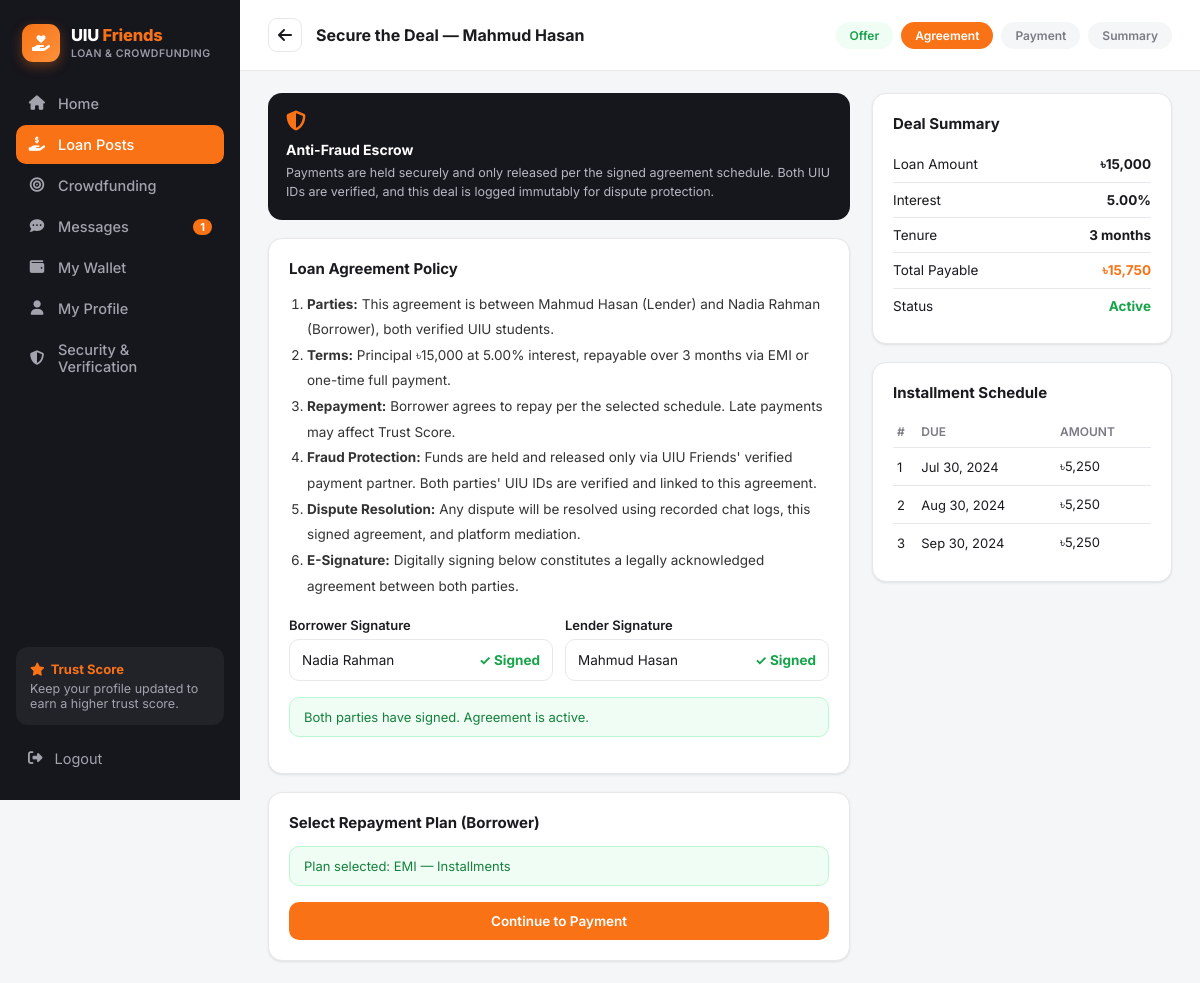
Screenshot of /agreement.php?id=1 (signed in) with the database file from the repository.
### tables this page shows
CREATE TABLE agreements (
    id                  INT AUTO_INCREMENT PRIMARY KEY,
    loan_post_id        INT NOT NULL,
    offer_id            INT NOT NULL,
    borrower_id         INT NOT NULL,
    lender_id           INT NOT NULL,
    principal           DECIMAL(12,2) NOT NULL,
    interest_rate       DECIMAL(5,2)  NOT NULL,
    tenure_months       INT NOT NULL,
    total_payable       DECIMAL(12,2) NOT NULL,
    repayment_plan      ENUM('emi','full') DEFAULT NULL,
    borrower_signed     TINYINT(1) NOT NULL DEFAULT 0,
    lender_signed       TINYINT(1) NOT NULL DEFAULT 0,
    status              ENUM('pending_confirmation','active','completed','disputed') NOT NULL DEFAULT 'pending_confirmation',
    created_at          DATETIME NOT NULL DEFAULT CURRENT_TIMESTAMP,
    FOREIGN KEY (loan_post_id) REFERENCES loan_posts(id) ON DELETE CASCADE,
    FOREIGN KEY (offer_id) REFERENCES loan_offers(id) ON DELETE CASCADE,
    FOREIGN KEY (borrower_id) REFERENCES users(id) ON DELETE CASCADE,
    FOREIGN KEY (lender_id) REFERENCES users(id) ON DELETE CASCADE
);

CREATE TABLE users (
    id                      INT AUTO_INCREMENT PRIMARY KEY,
    full_name               VARCHAR(120)  NOT NULL,
    email                   VARCHAR(150)  NOT NULL UNIQUE,
    password_hash           VARCHAR(255)  NOT NULL,
    student_id              VARCHAR(30)   NOT NULL UNIQUE,
    department              VARCHAR(20)   NOT NULL,
    batch                   VARCHAR(10)   NOT NULL,
    phone                   VARCHAR(20)   DEFAULT NULL,
    avatar                  VARCHAR(255)  DEFAULT 'assets/img/default-avatar.svg',
    role                    ENUM('user','admin') NOT NULL DEFAULT 'user',
    trust_score             DECIMAL(3,2)  NOT NULL DEFAULT 4.00,
    uiu_id_verified         TINYINT(1)    NOT NULL DEFAULT 0,
    email_verified          TINYINT(1)    NOT NULL DEFAULT 0,
    phone_verified          TINYINT(1)    NOT NULL DEFAULT 0,
    payment_linked          TINYINT(1)    NOT NULL DEFAULT 0,
    agreement_accepted      TINYINT(1)    NOT NULL DEFAULT 0,
    status                  ENUM('active','suspended') NOT NULL DEFAULT 'active',
    created_at              DATETIME      NOT NULL DEFAULT CURRENT_TIMESTAMP
);

CREATE TABLE installments (
    id              INT AUTO_INCREMENT PRIMARY KEY,
    agreement_id    INT NOT NULL,
    installment_no  INT NOT NULL,
    due_date        DATE NOT NULL,
    amount          DECIMAL(12,2) NOT NULL,
    status          ENUM('due','paid','late') NOT NULL DEFAULT 'due',
    FOREIGN KEY (agreement_id) REFERENCES agreements(id) ON DELETE CASCADE
);

### includes/functions.php (called while the page is built, shortened)
<?php
require_once __DIR__ . '/../config/db.php';
function is_logged_in(): bool {
    return isset($_SESSION['user_id']);
}
function current_user(): ?array {
    global $pdo;
    $stmt = $pdo->prepare("SELECT * FROM users WHERE id = ?");
    $stmt->execute([$_SESSION['user_id']]);
    $cache = $stmt->fetch();
    return $cache;
}
function e(?string $str): string {
    return htmlspecialchars($str ?? '', ENT_QUOTES, 'UTF-8');
}
function taka(float $amount): string {
    return '৳' . number_format($amount, $amount == floor($amount) ? 0 : 2);
}

### agreement.php (the view, shortened to what this page needs)
<?php
require_once __DIR__ . '/includes/functions.php';
$u = current_user();
$id = (int)($_GET['id'] ?? 0);
$stmt = $pdo->prepare("SELECT a.*, lp.purpose,
    bu.full_name borrower_name, bu.avatar borrower_avatar, bu.uiu_id_verified borrower_verified,
    lu.full_name lender_name, lu.avatar lender_avatar, lu.uiu_id_verified lender_verified
    FROM agreements a
    JOIN loan_posts lp ON lp.id = a.loan_post_id
    JOIN users bu ON bu.id = a.borrower_id
    JOIN users lu ON lu.id = a.lender_id
    WHERE a.id = ?");
$stmt->execute([$id]);
$ag = $stmt->fetch();
$isBorrower = $ag['borrower_id'] == $u['id'];
$isLender   = $ag['lender_id'] == $u['id'];
$installments = $pdo->prepare("SELECT * FROM installments WHERE agreement_id=? ORDER BY installment_no");
$installments->execute([$id]);
$installments = $installments->fetchAll();
include __DIR__ . '/includes/header.php';
?>
<div class="app-shell">
  <?php include __DIR__ . '/includes/sidebar.php'; ?>
  <div class="main-area">
    <div class="page-header">
      <a href="loan_details.php?id=<?= $ag['loan_post_id'] ?>" class="back-btn"><i class="fa-solid fa-arrow-left"></i></a>
      <h1>Secure the Deal — <?= e($isBorrower ? $ag['lender_name'] : $ag['borrower_name']) ?></h1>
      <div class="steps-row">
        <span class="step done">Offer</span>
        <span class="step active">Agreement</span>
        <span class="step">Payment</span>
        <span class="step">Summary</span>
      </div>
    </div>
    <div class="detail-wrap">
      <div class="detail-main">
        <div class="safety-box">
          <i class="fa-solid fa-shield-halved"></i>
          <h4>Anti-Fraud Escrow</h4>
          <p>Payments are held securely and only released per the signed agreement schedule. Both UIU IDs are verified, and this deal is logged immutably for dispute protection.</p>
        </div>
        <div class="card">
          <h3>Loan Agreement Policy</h3>
          <ol style="font-size:13.5px;line-height:1.9;color:#333;padding-left:18px;">
            <li><strong>Parties:</strong> This agreement is between <?= e($ag['lender_name']) ?> (Lender) and <?= e($ag['borrower_name']) ?> (Borrower), both verified UIU students.</li>
            <li><strong>Terms:</strong> Principal <?= taka($ag['principal']) ?> at <?= $ag['interest_rate'] ?>% interest, repayable over <?= $ag['tenure_months'] ?> months via EMI or one-time full payment.</li>
            <li><strong>Repayment:</strong> Borrower agrees to repay per the selected schedule. Late payments may affect Trust Score.</li>
            <li><strong>Fraud Protection:</strong> Funds are held and released only via UIU Friends' verified payment partner. Both parties' UIU IDs are verified and linked to this agreement.</li>
            <li><strong>Dispute Resolution:</strong> Any dispute will be resolved using recorded chat logs, this signed agreement, and platform mediation.</li>
            <li><strong>E-Signature:</strong> Digitally signing below constitutes a legally acknowledged agreement between both parties.</li>
          </ol>
          <div class="form-row" style="margin-top:18px;">
            <div class="form-group">
              <label>Borrower Signature</label>
              <div class="info-row" style="border:1px solid var(--border);border-radius:10px;padding:12px;">
                <span><?= e($ag['borrower_name']) ?></span>
                <span class="val <?= $ag['borrower_signed'] ? 'green' : '' ?>"><?= $ag['borrower_signed'] ? '✓ Signed' : 'Pending' ?></span>
              </div>
            </div>
            <div class="form-group">
              <label>Lender Signature</label>
              <div class="info-row" style="border:1px solid var(--border);border-radius:10px;padding:12px;">
                <span><?= e($ag['lender_name']) ?></span>
                <span class="val <?= $ag['lender_signed'] ? 'green' : '' ?>"><?= $ag['lender_signed'] ? '✓ Signed' : 'Pending' ?></span>
              </div>
            </div>
          </div>
          <?php if (($isBorrower && !$ag['borrower_signed']) || ($isLender && !$ag['lender_signed'])): ?>
            <form method="post">
              <input type="hidden" name="csrf" value="<?= csrf_token() ?>">
              <input type="hidden" name="sign" value="1">
              <button type="submit" class="btn btn-dark btn-block"><i class="fa-solid fa-signature"></i> Sign as <?= e($u['full_name']) ?></button>
            </form>
          <?php elseif ($ag['status'] === 'pending_confirmation'): ?>
            <div class="alert alert-info">Waiting for the other party to sign.</div>
          <?php else: ?>
            <div class="alert alert-success">Both parties have signed. Agreement is active.</div>
          <?php endif; ?>
        </div>
        <?php if ($ag['status'] === 'active' && $isBorrower): ?>
        <div class="card">
          <h3>Select Repayment Plan (Borrower)</h3>
          <?php if ($ag['repayment_plan']): ?>
            <div class="alert alert-success">Plan selected: <?= $ag['repayment_plan'] === 'emi' ? 'EMI — Installments' : 'One-Time Full Payment' ?></div>
            <a href="payment.php?id=<?= $id ?>" class="btn btn-primary btn-block">Continue to Payment</a>
          <?php endif; ?>
        </div>
        <?php elseif ($ag['status'] === 'active' && $isLender): ?>
          <div class="card"><p style="font-size:13.5px;color:var(--text-muted);">Waiting for <?= e($ag['borrower_name']) ?> to select a repayment plan and make payment.</p></div>
        <?php endif; ?>
      </div>
      <div class="detail-side">
        <div class="card">
          <h3>Deal Summary</h3>
          <div class="info-row"><span>Loan Amount</span><span class="val"><?= taka($ag['principal']) ?></span></div>
          <div class="info-row"><span>Interest</span><span class="val"><?= $ag['interest_rate'] ?>%</span></div>
          <div class="info-row"><span>Tenure</span><span class="val"><?= $ag['tenure_months'] ?> months</span></div>
          <div class="info-row"><span>Total Payable</span><span class="val orange"><?= taka($ag['total_payable']) ?></span></div>
          <div class="info-row"><span>Status</span><span class="val <?= $ag['status']==='active'?'green':'' ?>"><?= ucwords(str_replace('_',' ',$ag['status'])) ?></span></div>
        </div>
        <?php if ($installments): ?>
        <div class="card">
          <h3>Installment Schedule</h3>
          <table class="simple-table">
            <tr><th>#</th><th>Due</th><th>Amount</th></tr>
            <?php foreach ($installments as $ins): ?>
              <tr><td><?= $ins['installment_no'] ?></td><td><?= date('M d, Y', strtotime($ins['due_date'])) ?></td><td><?= taka($ins['amount']) ?></td></tr>
            <?php endforeach; ?>
          </table>
        </div>
        <?php endif; ?>
      </div>
    </div>
  </div>
</div>
</body>
</html>

### assets/css/style.css (style rules this page uses)
:root { --orange: #f97316; --orange-dark: #ea580c; --sidebar-bg: #16161d; --sidebar-text: #a3a3ad; --sidebar-active: #f97316; --bg: #f5f6f8; --card-bg: #ffffff; --border: #e8e8ec; --text-dark: #1a1a1f; --text-muted: #7b7b85; --green: #16a34a; --radius: 14px; --shadow: 0 1px 3px rgba(0,0,0,.06), 0 1px 2px rgba(0,0,0,.04); }
* { box-sizing: border-box; }
body { margin: 0; font-family: 'Inter', -apple-system, BlinkMacSystemFont, 'Segoe UI', sans-serif; background: var(--bg); color: var(--text-dark); }
a { text-decoration: none; color: inherit; }
.app-shell { display: flex; min-height: 100vh; }
.main-area { flex: 1; min-width: 0; display: flex; flex-direction: column; }
.card { background: var(--card-bg); border: 1px solid var(--border); border-radius: var(--radius); box-shadow: var(--shadow); padding: 20px; }
.card h3 { margin: 0 0 14px; font-size: 15px; }
.btn { border: none; border-radius: 10px; padding: 11px 18px; font-size: 13.5px; font-weight: 600; display: inline-flex; align-items: center; gap: 8px; }
.btn-primary { background: var(--orange); color: #fff; }
.btn-block { width: 100%; justify-content: center; }
.safety-box { background: var(--sidebar-bg); color: #fff; border-radius: var(--radius); padding: 18px; }
.safety-box i { color: var(--orange); font-size: 20px; margin-bottom: 10px; }
.safety-box h4 { margin: 0 0 6px; font-size: 14px; }
.safety-box p { margin: 0; font-size: 12.5px; color: #b8b8c2; line-height: 1.5; }
.form-group { margin-bottom: 16px; }
.form-group label { display: block; font-size: 13px; font-weight: 600; margin-bottom: 6px; }
.form-row { display: flex; gap: 12px; }
.form-row .form-group { flex: 1; }
.alert { padding: 11px 14px; border-radius: 10px; font-size: 13px; margin-bottom: 16px; }
.alert-success { background: #f0fdf4; color: #15803d; border: 1px solid #bbf7d0; }
.page-header { display: flex; align-items: center; gap: 14px; padding: 18px 28px; background: #fff; border-bottom: 1px solid var(--border); }
.page-header .back-btn { width: 34px; height: 34px; border-radius: 9px; border: 1px solid var(--border); display: flex; align-items: center; justify-content: center; }
.page-header h1 { font-size: 16px; margin: 0; }
.steps-row { display: flex; gap: 8px; margin-left: auto; }
.steps-row .step { font-size: 12px; font-weight: 600; padding: 6px 14px; border-radius: 20px; background: var(--bg); color: var(--text-muted); }
.steps-row .step.active { background: var(--orange); color: #fff; }
.steps-row .step.done { background: #f0fdf4; color: var(--green); }
.detail-wrap { display: flex; gap: 22px; padding: 22px 28px; align-items: flex-start; }
.detail-main { flex: 1; min-width: 0; display: flex; flex-direction: column; gap: 18px; }
.detail-side { width: 300px; flex-shrink: 0; display: flex; flex-direction: column; gap: 18px; }
.info-row { display: flex; justify-content: space-between; padding: 9px 0; font-size: 13.5px; border-bottom: 1px solid var(--border); }
.info-row:last-child { border-bottom: none; }
.info-row .val { font-weight: 700; }
.info-row .val.orange { color: var(--orange); }
.info-row .val.green { color: var(--green); }
table.simple-table { width: 100%; border-collapse: collapse; font-size: 13px; }
table.simple-table th { text-align: left; color: var(--text-muted); font-weight: 600; padding: 8px 4px; border-bottom: 1px solid var(--border); font-size: 12px; text-transform: uppercase; }
table.simple-table td { padding: 10px 4px; border-bottom: 1px solid var(--border); }
table.simple-table tr:last-child td { border-bottom: none; }

### rows the page displays
agreements: lender.full_name "Mahmud Hasan", borrower.full_name "Nadia Rahman", principal "৳15,000", interest_rate "5.00", tenure_months "3", total_payable "৳15,750", status "Active"
installments: installment_no "1", due_date "Jul 30, 2024", amount "৳5,250"
installments: installment_no "2", due_date "Aug 30, 2024", amount "৳5,250"
installments: installment_no "3", due_date "Sep 30, 2024", amount "৳5,250"

### other values shown
$item['label'] "Home"
$item['label'] "Loan Posts"
$item['label'] "Crowdfunding"
$item['label'] "Messages"
$unread "1"
$item['label'] "My Wallet"
$item['label'] "My Profile"
$item['label'] "Security & Verification"
